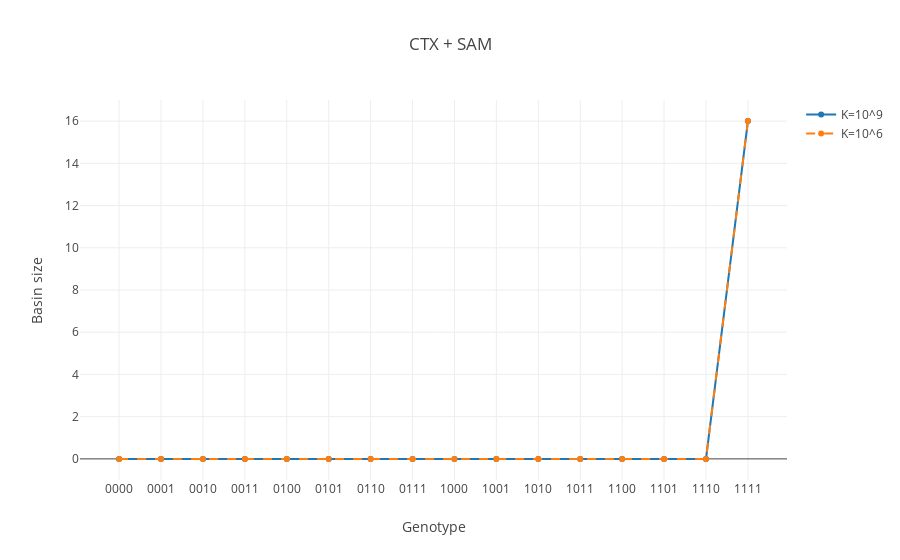
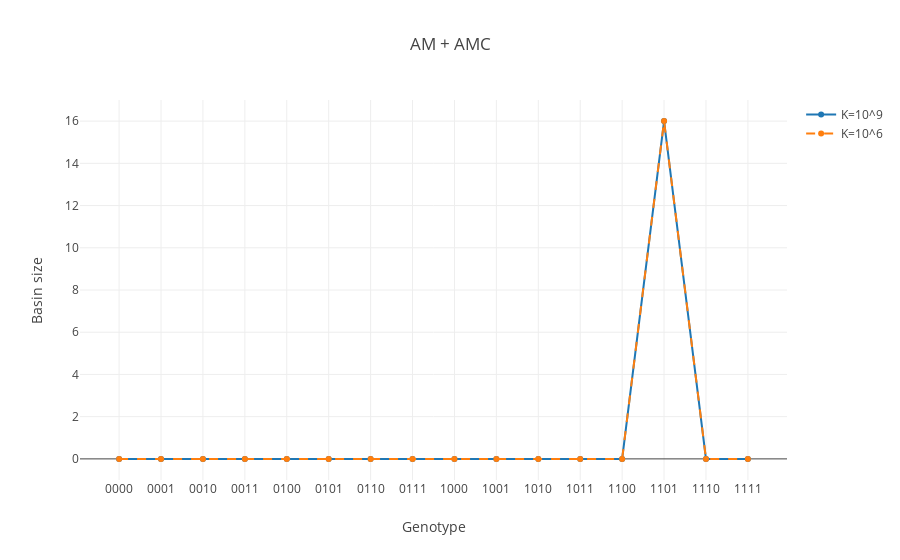
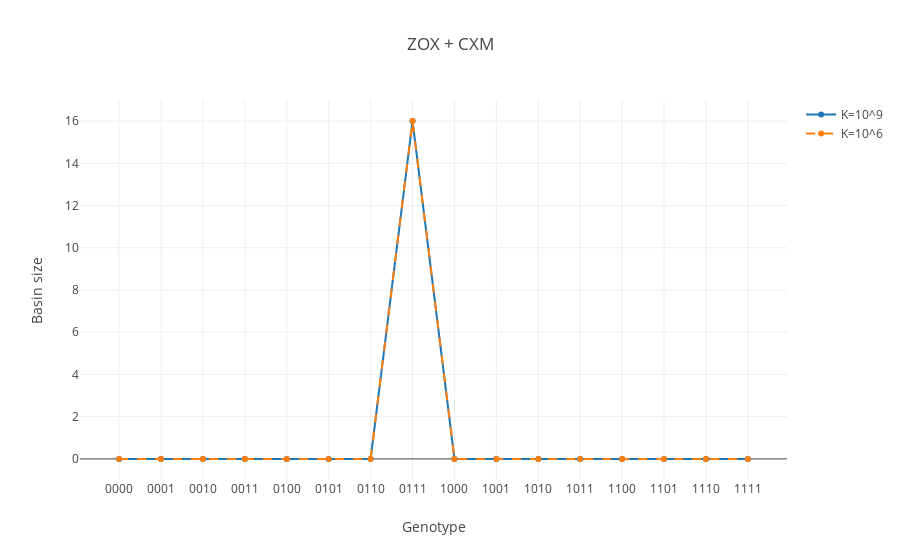

The cell these charts' notebook holds for them, in order:
### Markdown cell above
## Basin size for dynamic landscapes

### Code cell
layout = go.Layout(
    xaxis=dict(
        ticktext=[format(i, '04b') for i in range(16)],
        tickvals=list(range(16)),
        title='Genotype',
        zeroline=False
    ),
    yaxis=dict(
        title='Basin size',
        range=[-1,17]
    )
)

for i, pair in enumerate(pairs):
    name = ' + '.join([ls.name for ls in pair])
    data = [
        go.Scatter(y=bs['pairs'][i], name='K=10^9'),
        go.Scatter(y=bs['pairs_6'][i], name='K=10^6', line=dict(dash='dash'))
    ]
    layout.update(title=name)
    fig = go.Figure(data=data, layout=layout)
    iplot(fig, show_link=False)

### Figure 1 — Plotly figure (JSON) as saved in the notebook; plotly's stock layout.template omitted (floating-point values rounded to 4 significant figures)
{"data": [{"name": "K=10^9", "type": "scatter", "uid": "0b0a420a-1085-11e9-86ea-e6497abbe804", "y": [0, 0, 0, 0, 0, 0, 0, 0, 0, 0, 0, 0, 0, 0, 0, 16]}, {"line": {"dash": "dash"}, "name": "K=10^6", "type": "scatter", "uid": "0b0a420b-1085-11e9-a205-e6497abbe804", "y": [0, 0, 0, 0, 0, 0, 0, 0, 0, 0, 0, 0, 0, 0, 0, 16]}], "layout": {"title": "CTX + SAM", "xaxis": {"ticktext": ["0000", "0001", "0010", "0011", "0100", "0101", "0110", "0111", "1000", "1001", "1010", "1011", "1100", "1101", "1110", "1111"], "tickvals": [0, 1, 2, 3, 4, 5, 6, 7, 8, 9, 10, 11, 12, 13, 14, 15], "title": "Genotype", "zeroline": false}, "yaxis": {"range": [-1, 17], "title": "Basin size"}}}

### Figure 2 — Plotly figure (JSON) as saved in the notebook; plotly's stock layout.template omitted (floating-point values rounded to 4 significant figures)
{"data": [{"name": "K=10^9", "type": "scatter", "uid": "0b0ed2c2-1085-11e9-a83a-e6497abbe804", "y": [0, 0, 0, 0, 0, 0, 0, 0, 0, 0, 0, 0, 0, 16, 0, 0]}, {"line": {"dash": "dash"}, "name": "K=10^6", "type": "scatter", "uid": "0b0ed2c3-1085-11e9-8241-e6497abbe804", "y": [0, 0, 0, 0, 0, 0, 0, 0, 0, 0, 0, 0, 0, 16, 0, 0]}], "layout": {"title": "AM + AMC", "xaxis": {"ticktext": ["0000", "0001", "0010", "0011", "0100", "0101", "0110", "0111", "1000", "1001", "1010", "1011", "1100", "1101", "1110", "1111"], "tickvals": [0, 1, 2, 3, 4, 5, 6, 7, 8, 9, 10, 11, 12, 13, 14, 15], "title": "Genotype", "zeroline": false}, "yaxis": {"range": [-1, 17], "title": "Basin size"}}}

### Figure 3 — Plotly figure (JSON) as saved in the notebook; plotly's stock layout.template omitted (floating-point values rounded to 4 significant figures)
{"data": [{"name": "K=10^9", "type": "scatter", "uid": "0b147440-1085-11e9-9666-e6497abbe804", "y": [0, 0, 0, 0, 0, 0, 0, 16, 0, 0, 0, 0, 0, 0, 0, 0]}, {"line": {"dash": "dash"}, "name": "K=10^6", "type": "scatter", "uid": "0b147441-1085-11e9-a011-e6497abbe804", "y": [0, 0, 0, 0, 0, 0, 0, 16, 0, 0, 0, 0, 0, 0, 0, 0]}], "layout": {"title": "ZOX + CXM", "xaxis": {"ticktext": ["0000", "0001", "0010", "0011", "0100", "0101", "0110", "0111", "1000", "1001", "1010", "1011", "1100", "1101", "1110", "1111"], "tickvals": [0, 1, 2, 3, 4, 5, 6, 7, 8, 9, 10, 11, 12, 13, 14, 15], "title": "Genotype", "zeroline": false}, "yaxis": {"range": [-1, 17], "title": "Basin size"}}}
